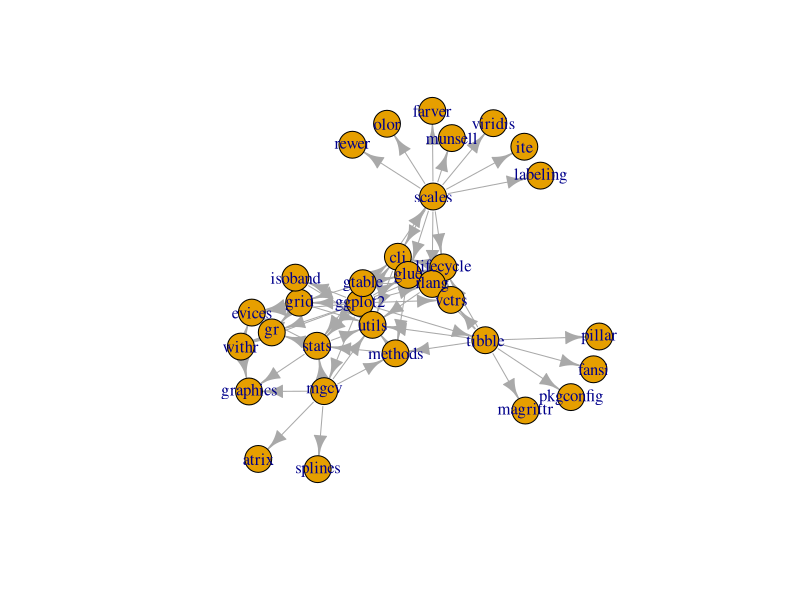

This chart was generated by the following R code:
#import libraries
library(desc) 
library(stringr) 
library(igraph)
library(dplyr)


parse_desc_to_pck_names <-  function(raw_desc_pkg){
  #TODO: warning for strsplit
  li <- strsplit(raw_desc_pkg, ",") 
  package_relate <- str_extract_all(li, "[a-z0-9]{2,}") 
  return(package_relate[[1]])
}

get_neibor_graph <- function(pkg_source, neibor_type='Imports'){
  desc <- description$new(package = pkg_source)
  raw_neibor_from_desc <- desc$get(neibor_type)
  pkg_neibors <- parse_desc_to_pck_names(raw_neibor_from_desc)
  df <- data.frame(
    source = pkg_source,
    dest = pkg_neibors,
    weight = 1,
    neibor_type=neibor_type
  )
  return(df)
}



MAX_DEPTH <- 10
pck_name <- "ggplot2"



df <- data.frame("source"=character(), "dest"=character(), "weight"=numeric(),"neibor_type"=character(), "depth"=numeric())
n_depth <- 1
while (n_depth <= MAX_DEPTH){

    # collect source packags 
    if (n_depth == 1){
      pcks_source <-  c(pck_name) 
    } else {
      pcks_source <-  df %>% filter(depth==n_depth-1) %>% pull(dest) %>% unique() %>% as.character()
    }
    print(pcks_source)
    
    # get neibor of each source package
    has_detected <-  df  %>% pull(source) %>% unique() %>% as.character()
    for (pck_source in pcks_source){
      if (pck_source %in% has_detected){
        break
      }
      sprintf('Depth: %s, Package: %s', n_depth, pck_source) %>% print()
      
      tryCatch({
        df_imports <- get_neibor_graph(pck_source, neibor_type='Imports')
        # df_suggests <- get_neibor_graph(pck_source, neibor_type='Suggests')
        # df_depth <- rbind(df_imports, df_suggests)
        df_depth <- df_imports#TODO: tmp
        df_depth['depth'] <- n_depth
        df_depth <- df_depth %>% filter(!is.na(dest))
        df <- rbind(df, df_depth)  
        
      }, error = function(err) {
        sprintf('- %s can not found', pck_source) %>% print()
      })
    }
    
    # go to next depth
    n_depth <- n_depth + 1
}

import_plot<-graph.data.frame(df,directed = TRUE)
plot(import_plot)
